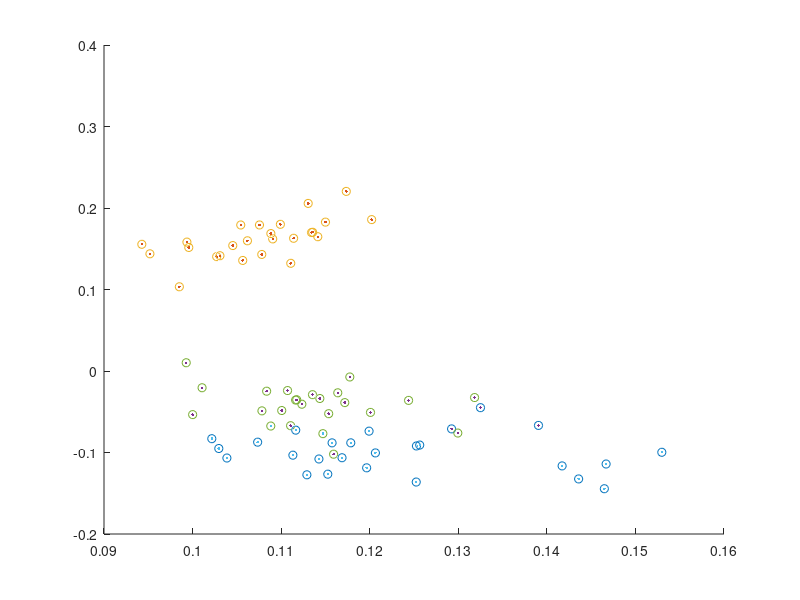

Reproduce this figure in MATLAB.
clc;
clear all;

load irisdata;

N = 3;
M = max(dataclass);
[centers, U] = fcm(data', N);

[coeff,score,latent] = pca(data);

clusters = {};
classes = {};
maxU = max(U);
for i=1:max(N, M)
    clusters{i} = coeff(find(U(i,:) == maxU), :);
    classes{i} = coeff(dataclass == i, :);
end

color = 'rbgyk';
hold on;
for i=1:max(N, M)
    if (i <= N)
        cl = clusters{i};
        scatter3(cl(:, 1), cl(:, 2), cl(:, 3), strcat('o', color(i)));
    end
    
    if (i <= M)
        org = classes{i};
        scatter3(org(:, 1), org(:, 2), org(:, 3), strcat('.', color(i)));
    end
end
hold off;